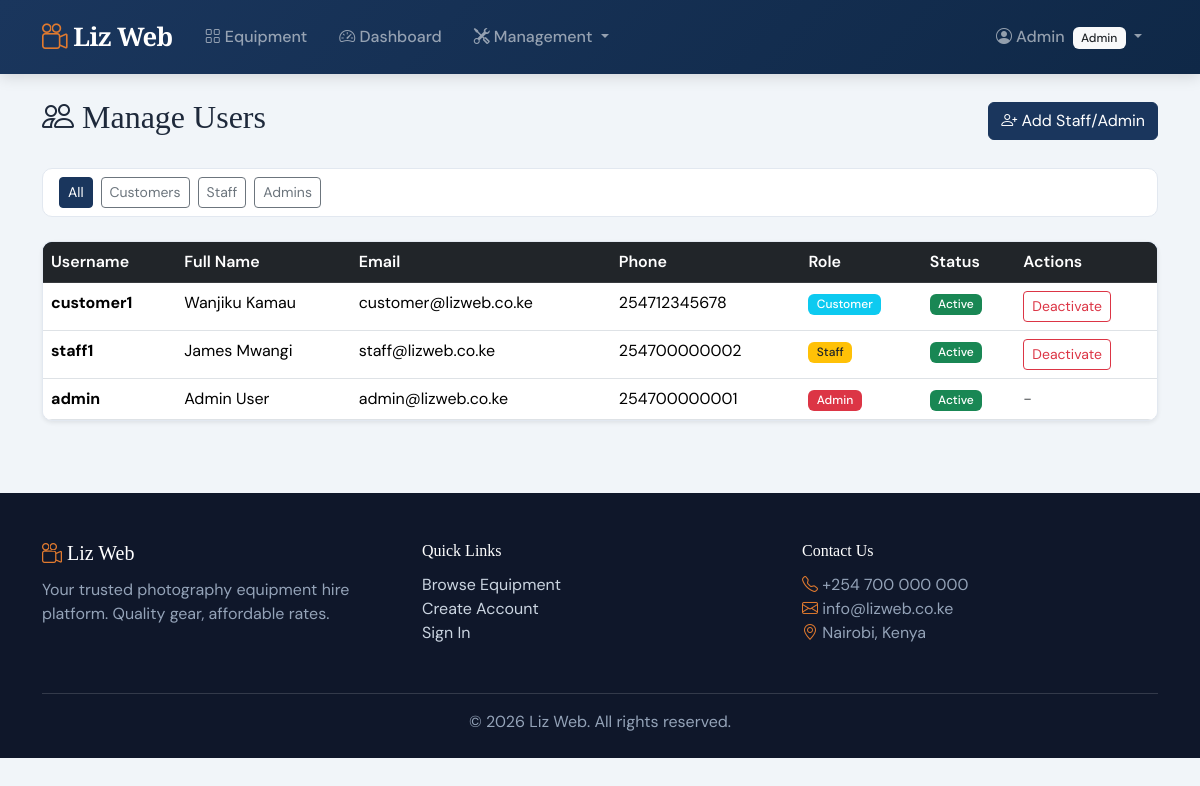
/accounts/manage-users/ (signed in), run on the app's committed database.
### accounts/models.py (models this page shows, shortened)
class User(AbstractUser):
    class Role(models.TextChoices):
        ADMIN = 'admin', 'Admin'
        STAFF = 'staff', 'Staff'
        CUSTOMER = 'customer', 'Customer'
    role = models.CharField(
        max_length=10,
        choices=Role.choices,
        default=Role.CUSTOMER,
    )
    phone_number = models.CharField(max_length=15, blank=True)
    id_number = models.CharField(max_length=20, blank=True, verbose_name='ID Number')
    address = models.TextField(blank=True)
    date_joined = models.DateTimeField(auto_now_add=True)
    class Meta:
        ordering = ['-date_joined']

### accounts/views.py (the view)
# urls.py: path('manage-users/', views.manage_users_view, name='manage_users'),
@login_required
@admin_required
def manage_users_view(request):
    users = User.objects.all().order_by('-date_joined')
    role_filter = request.GET.get('role', '')
    if role_filter:
        users = users.filter(role=role_filter)
    return render(request, 'accounts/manage_users.html', {
        'users': users,
        'role_filter': role_filter,
    })

### accounts/templatetags/role_tags.py (called while the page is built)
@register.filter
def has_role(user, role):
    if not user.is_authenticated:
        return False
    return user.role == role

@register.filter
def is_staff_or_admin(user):
    if not user.is_authenticated:
        return False
    return user.role in ('staff', 'admin')

### templates/accounts/manage_users.html (shortened to what this page needs)
{% extends 'base.html' %}
{% block content %}
<div class="d-flex justify-content-between align-items-center mb-4">
    <h2><i class="bi bi-people"></i> Manage Users</h2>
    <a href="{% url 'create_staff' %}" class="btn btn-primary"><i class="bi bi-person-plus"></i> Add Staff/Admin</a>
</div>
<div class="card mb-4">
    <div class="card-body py-2">
        <div class="d-flex gap-2 flex-wrap">
            <a href="{% url 'manage_users' %}" class="btn btn-sm {% if not role_filter %}btn-primary{% else %}btn-outline-secondary{% endif %}">All</a>
            <a href="?role=customer" class="btn btn-sm {% if role_filter == 'customer' %}btn-primary{% else %}btn-outline-secondary{% endif %}">Customers</a>
            <a href="?role=staff" class="btn btn-sm {% if role_filter == 'staff' %}btn-primary{% else %}btn-outline-secondary{% endif %}">Staff</a>
            <a href="?role=admin" class="btn btn-sm {% if role_filter == 'admin' %}btn-primary{% else %}btn-outline-secondary{% endif %}">Admins</a>
        </div>
    </div>
</div>
<div class="card shadow-sm">
    <div class="table-responsive">
        <table class="table table-hover mb-0">
            <thead class="table-dark">
                <tr>
                    <th>Username</th>
                    <th>Full Name</th>
                    <th>Email</th>
                    <th>Phone</th>
                    <th>Role</th>
                    <th>Status</th>
                    <th>Actions</th>
                </tr>
            </thead>
            <tbody>
                {% for u in users %}
                <tr>
                    <td><strong>{{ u.username }}</strong></td>
                    <td>{{ u.get_full_name|default:"-" }}</td>
                    <td>{{ u.email|default:"-" }}</td>
                    <td>{{ u.phone_number|default:"-" }}</td>
                    <td>
                        {% if u.role == 'admin' %}
                        <span class="badge bg-danger">Admin</span>
                        {% elif u.role == 'staff' %}
                        <span class="badge bg-warning text-dark">Staff</span>
                        {% else %}
                        <span class="badge bg-info">Customer</span>
                        {% endif %}
                    </td>
                    <td>
                        {% if u.is_active %}
                        <span class="badge bg-success">Active</span>
                        {% else %}
                        <span class="badge bg-secondary">Inactive</span>
                        {% endif %}
                    </td>
                    <td>
                        {% if u != request.user %}
                        <form method="post" action="{% url 'toggle_user' u.pk %}" class="d-inline">
                            <button type="submit" class="btn btn-sm {% if u.is_active %}btn-outline-danger{% else %}btn-outline-success{% endif %}">
                                {% if u.is_active %}Deactivate{% else %}Activate{% endif %}
                            </button>
                        </form>
                        {% else %}
                        <span class="text-muted">-</span>
                        {% endif %}
                    </td>
                </tr>
                {% empty %}
                <tr><td colspan="7" class="text-center text-muted py-4">No users found.</td></tr>
                {% endfor %}
            </tbody>
        </table>
    </div>
</div>
{% endblock %}

### templates/base.html (shortened to what this page needs)
{% load static %}
{% load role_tags %}
<!DOCTYPE html>
<html lang="en">
<head>
    <link href="https://cdn.jsdelivr.net/npm/bootstrap@5.3.3/dist/css/bootstrap.min.css" rel="stylesheet">
    <link href="https://cdn.jsdelivr.net/npm/bootstrap-icons@1.11.3/font/bootstrap-icons.min.css" rel="stylesheet">
    <link rel="stylesheet" href="{% static 'css/style.css' %}">
</head>
<body>
    <nav class="navbar navbar-expand-lg navbar-dark liz-navbar sticky-top">
        <div class="container">
            <a class="navbar-brand liz-brand" href="{% url 'home' %}">
                <i class="bi bi-camera-reels"></i> Liz Web
            </a>
            <div class="collapse navbar-collapse" id="navContent">
                <ul class="navbar-nav me-auto">
                    <li class="nav-item">
                        <a class="nav-link" href="{% url 'equipment_list' %}"><i class="bi bi-grid"></i> Equipment</a>
                    </li>
                    {% if user.is_authenticated %}
                        <li class="nav-item">
                            <a class="nav-link" href="{% url 'dashboard' %}"><i class="bi bi-speedometer2"></i> Dashboard</a>
                        </li>
                        {% if user|is_staff_or_admin %}
                        <li class="nav-item dropdown">
                            <a class="nav-link dropdown-toggle" href="#" data-bs-toggle="dropdown">
                                <i class="bi bi-tools"></i> Management
                            </a>
                        </li>
                        {% endif %}
                    {% endif %}
                </ul>
                <ul class="navbar-nav">
                    {% if user.is_authenticated %}
                    <li class="nav-item dropdown">
                        <a class="nav-link dropdown-toggle" href="#" data-bs-toggle="dropdown">
                            <i class="bi bi-person-circle"></i> {{ user.first_name|default:user.username }}
                            <span class="badge bg-light text-dark ms-1">{{ user.get_role_display }}</span>
                        </a>
                    </li>
                    {% else %}
                    <li class="nav-item"><a class="nav-link" href="{% url 'login' %}"><i class="bi bi-box-arrow-in-right"></i> Login</a></li>
                    <li class="nav-item"><a class="btn btn-outline-light btn-sm ms-2 mt-1" href="{% url 'register' %}">Sign Up</a></li>
                    {% endif %}
                </ul>
            </div>
        </div>
    </nav>
    <main class="{% block main_class %}container py-4{% endblock %}">
        {% block content %}{% endblock %}
    </main>
    <footer class="liz-footer mt-5">
        <div class="container">
            <div class="row">
                <div class="col-md-4 mb-3">
                    <h5><i class="bi bi-camera-reels"></i> Liz Web</h5>
                    <p>Your trusted photography equipment hire platform. Quality gear, affordable rates.</p>
                </div>
                <div class="col-md-4 mb-3">
                    <h6>Quick Links</h6>
                    <ul class="list-unstyled">
                        <li><a href="{% url 'equipment_list' %}">Browse Equipment</a></li>
                        <li><a href="{% url 'register' %}">Create Account</a></li>
                        <li><a href="{% url 'login' %}">Sign In</a></li>
                    </ul>
                </div>
                <div class="col-md-4 mb-3">
                    <h6>Contact Us</h6>
                    <p>
                        <i class="bi bi-telephone"></i> +254 700 000 000<br>
                        <i class="bi bi-envelope"></i> info@lizweb.co.ke<br>
                        <i class="bi bi-geo-alt"></i> Nairobi, Kenya
                    </p>
                </div>
            </div>
            <hr>
            <p class="text-center mb-0">&copy; 2026 Liz Web. All rights reserved.</p>
        </div>
    </footer>
</body>
</html>

### static/css/style.css (style rules this page uses)
:root { --liz-primary: #1a365d; --liz-secondary: #2d6a4f; --liz-accent: #e07a2f; --liz-dark: #0f172a; --liz-light: #f8fafc; --liz-border: #e2e8f0; }
body { font-family: 'DM Sans', sans-serif; background-color: #f1f5f9; color: #1e293b; }
h1, h2, h3, h4, h5, h6, .hero-title, .liz-brand, .section-title { font-family: 'Playfair Display', serif; }
.liz-navbar { background: linear-gradient(135deg, var(--liz-primary) 0%, #0f2847 100%); padding: 0.8rem 0; box-shadow: 0 2px 15px rgba(0,0,0,0.15); }
.liz-brand { font-size: 1.6rem; font-weight: 700; letter-spacing: -0.5px; }
.liz-brand i { color: var(--liz-accent); }
.navbar-nav .nav-link { font-weight: 500; padding: 0.5rem 1rem !important; transition: color 0.2s; }
.card { border: 1px solid var(--liz-border); border-radius: 10px; overflow: hidden; }
.table-dark { background-color: var(--liz-primary) !important; }
.table-dark th { font-weight: 600; border-color: rgba(255,255,255,0.1); }
.btn-primary { background-color: var(--liz-primary); border-color: var(--liz-primary); }
.badge { font-weight: 500; padding: 0.4em 0.7em; }
.liz-footer { background-color: var(--liz-dark); color: #cbd5e1; padding: 3rem 0 1.5rem; }
.liz-footer h5, .liz-footer h6 { color: #ffffff; margin-bottom: 0.8rem; }
.liz-footer .text-muted, .liz-footer p, .liz-footer li { color: #94a3b8 !important; }
.liz-footer a { color: #cbd5e1; text-decoration: none; transition: color 0.2s; }
.liz-footer hr { border-color: rgba(255, 255, 255, 0.15); opacity: 1; }
.liz-footer i { color: var(--liz-accent); }

### data on the page
User: first_name "Admin", role "Admin", username "admin", get_full_name "Admin User", email "admin@lizweb.co.ke", phone_number "254700000001", is_active "Active"
User: username "customer1", get_full_name "Wanjiku Kamau", email "customer@lizweb.co.ke", phone_number "254712345678", role "Customer", is_active "Active"
User: username "staff1", get_full_name "James Mwangi", email "staff@lizweb.co.ke", phone_number "254700000002", role "Staff", is_active "Active"
